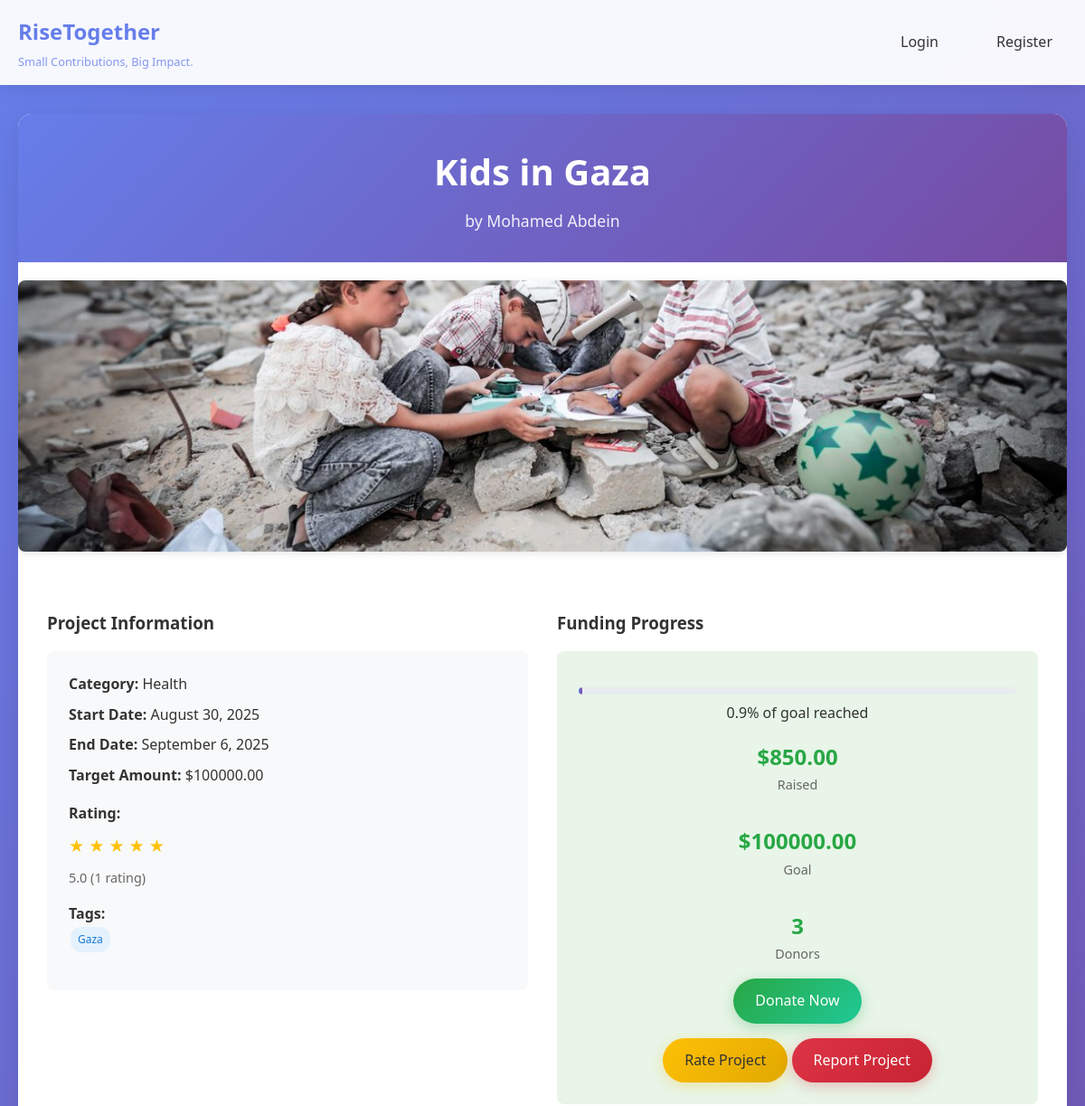
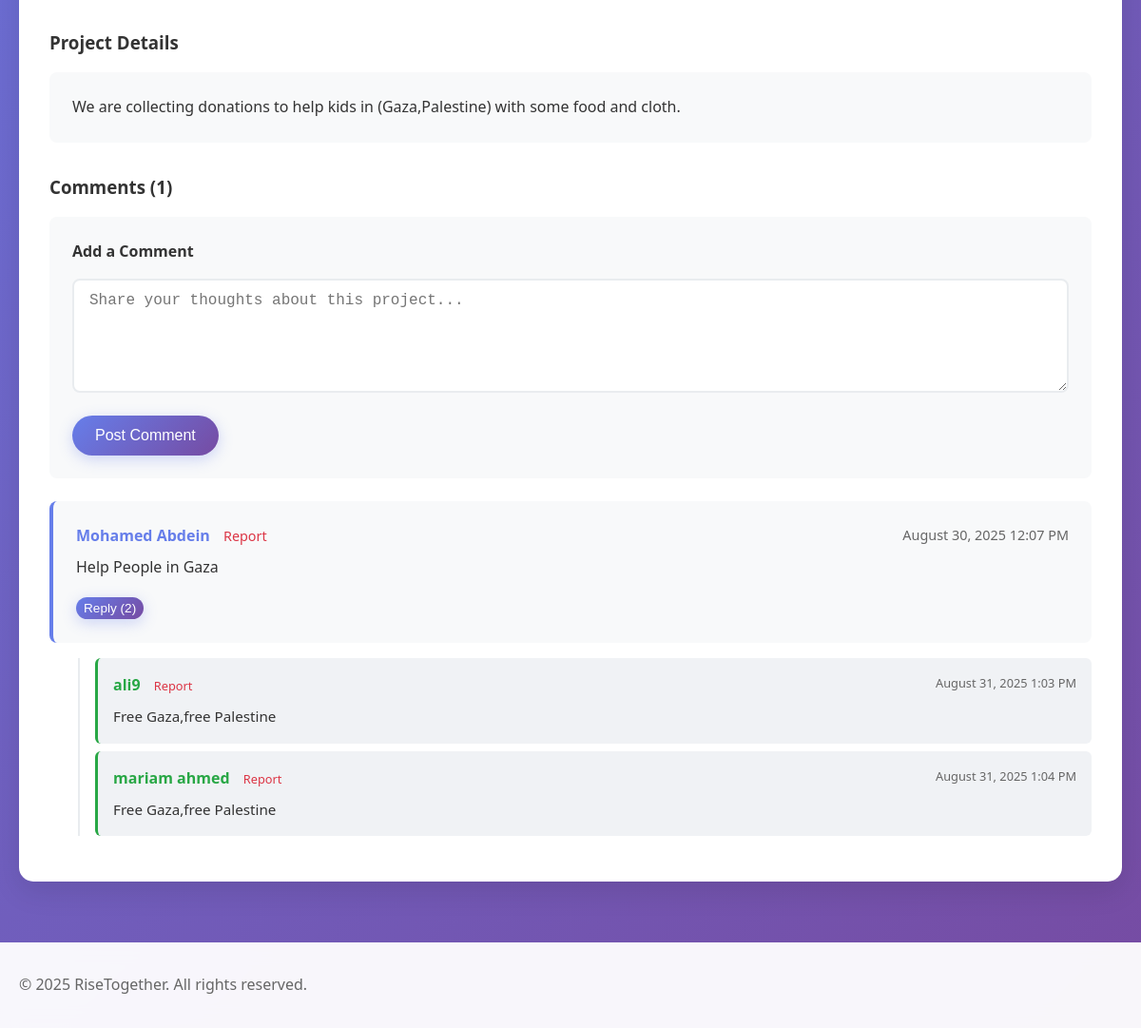
The page /projects/4/ on the database its author committed (2 pictures, top to bottom).
### projects/models.py (models this page shows, shortened)
class Project(models.Model):
    owner = models.ForeignKey(settings.AUTH_USER_MODEL, on_delete=models.CASCADE)
    title = models.CharField(max_length=200)
    details = models.TextField()
    category = models.ForeignKey(Category, on_delete=models.SET_NULL, null=True)
    total_target = models.DecimalField(max_digits=10, decimal_places=2)
    tags = models.CharField(max_length=200, blank=True)
    start_time = models.DateTimeField()
    end_time = models.DateTimeField()
    image = models.ImageField(upload_to='project_images/', blank=True, null=True)
    STATUS_CHOICES = [
        ('active', 'Active'),
        ('cancelled', 'Cancelled'),
        ('completed', 'Completed'),
    ]
    status = models.CharField(max_length=20, choices=STATUS_CHOICES, default='active')
    featured = models.BooleanField(default=False, help_text="Mark this project as featured to display it on the home page")
    def get_average_rating(self):
        ratings = self.projectrating_set.all()
        if ratings.exists():
            return sum(rating.rating for rating in ratings) / ratings.count()
        return 0
    def get_rating_count(self):
        return self.projectrating_set.count()
    def get_donation_percentage(self):
        total_donations = sum(donation.amount for donation in self.donation_set.all())
        if self.total_target > 0:
            return (total_donations / self.total_target) * 100
        return 0
    def is_cancelled(self):
        return self.status == 'cancelled'
    def get_similar_projects(self, limit=4):
        current_tags = [tag.strip().lower() for tag in self.tags.split() if tag.strip()]
        if not current_tags:
            return Project.objects.none()
        similar_projects = []
        for tag in current_tags:
            tag_projects = Project.objects.filter(
                tags__icontains=tag,
                status='active'
            ).exclude(id=self.id)
            for project in tag_projects:
                if project not in similar_projects:
                    similar_projects.append(project)
                    if len(similar_projects) >= limit:
                        break
            if len(similar_projects) >= limit:
                break
        if len(similar_projects) < limit and self.category:
            category_projects = Project.objects.filter(
                category=self.category,
                status='active'
            ).exclude(id=self.id).exclude(id__in=[p.id for p in similar_projects])
            for project in category_projects:
                if project not in similar_projects:
                    similar_projects.append(project)
                    if len(similar_projects) >= limit:
                        break
        return similar_projects[:limit]

class Category(models.Model):
    name = models.CharField(max_length=100)

class Comment(models.Model):
    project = models.ForeignKey(Project, on_delete=models.CASCADE)
    user = models.ForeignKey(settings.AUTH_USER_MODEL, on_delete=models.CASCADE)
    content = models.TextField()
    parent = models.ForeignKey('self', null=True, blank=True, on_delete=models.CASCADE)
    timestamp = models.DateTimeField(auto_now_add=True)
    def get_replies(self):
        return Comment.objects.filter(parent=self).order_by('timestamp')
    def get_reply_count(self):
        return self.get_replies().count()

### accounts/models.py (models this page shows)
class CustomUser(AbstractUser):
    phone_number = models.CharField(max_length=15, unique=True, null=True, blank=True)
    birthdate = models.DateField(null=True, blank=True)
    gender = models.CharField(max_length=10, choices=[('Male', 'Male'), ('Female', 'Female')])
    country = models.CharField(max_length=50)
    profile_picture = models.ImageField(upload_to='profile_pics/', blank=True, null=True)
    bio = models.TextField(blank=True,null=True)
    is_active = models.BooleanField(default=False)  # Users must activate their account via email

### projects/views.py (the view)
# urls.py: path('<int:project_id>/', views.project_detail_view, name='project_detail'),
def project_detail_view(request, project_id):
    try:
        project = Project.objects.get(id=project_id)
        donations = project.donation_set.all()
        total_donations = sum(donation.amount for donation in donations)
        progress_percentage = (total_donations / project.total_target) * 100 if project.total_target > 0 else 0
        comments = project.comment_set.filter(parent__isnull=True).order_by('-timestamp')
        project_images = project.projectimage_set.all()
        average_rating = project.get_average_rating()
        rating_count = project.get_rating_count()
        user_rating = None
        if request.user.is_authenticated:
            user_rating = project.get_user_rating(request.user)
        similar_projects = project.get_similar_projects(limit=4)
        context = {
            'project': project,
            'total_donations': total_donations,
            'progress_percentage': min(progress_percentage, 100),
            'comments': comments,
            'donation_count': donations.count(),
            'average_rating': average_rating,
            'rating_count': rating_count,
            'user_rating': user_rating,
            'donation_percentage': project.get_donation_percentage(),
            'project_images': project_images,
            'similar_projects': similar_projects,
        }
        return render(request, 'project_detail.html', context)
    except Project.DoesNotExist:
        return redirect('all_projects')

### templates/project_detail.html (shortened to what this page needs)
{% extends 'base.html' %}
{% block content %}
<div class="card">
    <div class="card-header">
        <h1>{{ project.title }}</h1>
        <p>by {{ project.owner.first_name }} {{ project.owner.last_name }}</p>
    </div>
    {% if project_images or project.image %}
    <div class="project-gallery">
        {% if project_images %}
            <div class="gallery-container">
                {% for project_image in project_images %}
                <div class="gallery-item {% if project_image.is_primary %}primary{% endif %}">
                    <img src="{{ project_image.image.url }}" alt="{{ project_image.caption|default:project.title }}" class="project-image">
                    {% if project_image.caption %}
                        <div class="image-caption">{{ project_image.caption }}</div>
                    {% endif %}
                </div>
                {% endfor %}
            </div>
        {% elif project.image %}
            <div class="gallery-container">
                <div class="gallery-item primary">
                    <img src="{{ project.image.url }}" alt="{{ project.title }}" class="project-image">
                </div>
            </div>
        {% endif %}
    </div>
    {% endif %}
    <div class="card-content">
        <div class="grid grid-2">
            <div>
                <h3 class="mb-2">Project Information</h3>
                <div class="p-3" style="background-color: #f8f9fa; border-radius: 8px;">
                    <p class="mb-1"><strong>Category:</strong> {{ project.category.name|default:"No category" }}</p>
                    <p class="mb-1"><strong>Start Date:</strong> {{ project.start_time|date:"F j, Y" }}</p>
                    <p class="mb-1"><strong>End Date:</strong> {{ project.end_time|date:"F j, Y" }}</p>
                    <p class="mb-2"><strong>Target Amount:</strong> ${{ project.total_target }}</p>
                    <div class="mb-2">
                        <p class="mb-1"><strong>Rating:</strong></p>
                        {% if average_rating > 0 %}
                            <div class="rating mb-1">
                                {% for i in "12345" %}
                                    {% if forloop.counter <= average_rating %}
                                        ★
                                    {% else %}
                                        ☆
                                    {% endif %}
                                {% endfor %}
                            </div>
                            <p style="color: #666; font-size: 0.9em;">
                                {{ average_rating|floatformat:1 }} ({{ rating_count }} rating{{ rating_count|pluralize }})
                            </p>
                        {% else %}
                            <p style="color: #999;">No ratings yet</p>
                        {% endif %}
                    </div>
                    {% if project.tags %}
                    <div class="mb-2">
                        <strong>Tags:</strong><br>
                        {% for tag in project.tags.split|slice:":5" %}
                            <span class="badge badge-info">{{ tag }}</span>
                        {% endfor %}
                    </div>
                    {% endif %}
                </div>
            </div>
            <div>
                <h3 class="mb-2">Funding Progress</h3>
                <div class="p-3" style="background-color: #e8f5e8; border-radius: 8px; text-align: center;">
                    <div class="progress">
                        <div class="progress-bar" style="width: {{ progress_percentage }}%"></div>
                    </div>
                    <p class="mb-2">{{ progress_percentage|floatformat:1 }}% of goal reached</p>
                    <div class="grid grid-3">
                        <div>
                            <div style="font-size: 1.5em; font-weight: bold; color: #28a745;">${{ total_donations|floatformat:2 }}</div>
                            <div style="color: #666; font-size: 0.9em;">Raised</div>
                        </div>
                        <div>
                            <div style="font-size: 1.5em; font-weight: bold; color: #28a745;">${{ project.total_target|floatformat:2 }}</div>
                            <div style="color: #666; font-size: 0.9em;">Goal</div>
                        </div>
                        <div>
                            <div style="font-size: 1.5em; font-weight: bold; color: #28a745;">{{ donation_count }}</div>
                            <div style="color: #666; font-size: 0.9em;">Donors</div>
                        </div>
                    </div>
                    {% if project.is_cancelled %}
                        <div class="alert alert-danger mt-2">
                            <strong>⚠️ This project has been cancelled</strong><br>
                            <small>No longer accepting donations</small>
                        </div>
                    {% else %}
                        <a href="{% url 'donate' project.id %}" class="btn btn-success mt-2">Donate Now</a>
                    {% endif %}
                    <div class="mt-2">
                        <a href="{% url 'rate_project' project.id %}" class="btn btn-warning">Rate Project</a>
                        <a href="{% url 'report_project' project.id %}" class="btn btn-danger">Report Project</a>
                    </div>
                </div>
            </div>
        </div>
        <div class="mt-4">
            <h3 class="mb-2">Project Details</h3>
            <div class="p-3" style="background-color: #f8f9fa; border-radius: 8px;">
                {{ project.details|linebreaks }}
            </div>
        </div>
        <div class="mt-4">
            <h3 class="mb-2">Comments ({{ comments.count }})</h3>
            {% if project.is_cancelled %}
                <div class="alert alert-danger">
                    <h4>Comments Disabled</h4>
                    <p>This project has been cancelled. Comments are no longer allowed.</p>
                </div>
            {% else %}
                <div class="p-3 mb-3" style="background-color: #f8f9fa; border-radius: 8px;">
                    <h4 class="mb-2">Add a Comment</h4>
                    <form method="post" action="{% url 'add_comment' project.id %}">
                        <textarea name="content" placeholder="Share your thoughts about this project..."
                                  class="form-control" required></textarea>
                        <button type="submit" class="btn mt-2">Post Comment</button>
                    </form>
                </div>
            {% endif %}
            {% if comments %}
                {% for comment in comments %}
                <div class="comment-container">
                    <div class="p-3 mb-2" style="background-color: #f8f9fa; border-radius: 8px; border-left: 4px solid #667eea;">
                        <div class="mb-1">
                            <span style="font-weight: bold; color: #667eea;">
                                {% if comment.user.first_name and comment.user.last_name %}
                                    {{ comment.user.first_name }} {{ comment.user.last_name }}
                                {% elif comment.user.first_name %}
                                    {{ comment.user.first_name }}
                                {% elif comment.user.last_name %}
                                    {{ comment.user.last_name }}
                                {% else %}
                                    {{ comment.user.username }}
                                {% endif %}
                            </span>
                            <span style="color: #666; font-size: 0.9em; float: right;">{{ comment.timestamp|date:"F j, Y g:i A" }}</span>
                            <a href="{% url 'report_comment' comment.id %}" style="color: #dc3545; text-decoration: none; font-size: 0.9em; margin-left: 10px;">Report</a>
                        </div>
                        <p>{{ comment.content }}</p>
                        <div class="mt-2">
                            <button class="btn btn-sm btn-outline-primary reply-btn" data-comment-id="{{ comment.id }}">
                                 Reply
                                {% if comment.get_reply_count > 0 %}
                                    ({{ comment.get_reply_count }})
                                {% endif %}
                            </button>
                        </div>
                    </div>
                    {% if comment.get_replies %}
                        <div class="replies-container" style="margin-left: 30px;">
                            {% for reply in comment.get_replies %}
                            <div class="p-2 mb-1" style="background-color: #f0f2f5; border-radius: 6px; border-left: 3px solid #28a745;">
                                <div class="mb-1">
                                    <span style="font-weight: bold; color: #28a745;">
                                        {% if reply.user.first_name and reply.user.last_name %}
                                            {{ reply.user.first_name }} {{ reply.user.last_name }}
                                        {% elif reply.user.first_name %}
                                            {{ reply.user.first_name }}
                                        {% elif reply.user.last_name %}
                                            {{ reply.user.last_name }}
                                        {% else %}
                                            {{ reply.user.username }}
                                        {% endif %}
                                    </span>
                                    <span style="color: #666; font-size: 0.8em; float: right;">{{ reply.timestamp|date:"F j, Y g:i A" }}</span>
                                    <a href="{% url 'report_comment' reply.id %}" style="color: #dc3545; text-decoration: none; font-size: 0.8em; margin-left: 10px;">Report</a>
                                </div>
                                <p style="margin: 0; font-size: 0.95em;">{{ reply.content }}</p>
                            </div>
                            {% endfor %}
                        </div>
                    {% endif %}
                </div>
                {% endfor %}
            {% else %}
                <div class="text-center p-3" style="background-color: #f8f9fa; border-radius: 8px;">
                    <p>No comments yet. Be the first to comment!</p>
                </div>
            {% endif %}
        </div>
    </div>
</div>
{% endblock %}

### rows shown on the page
Project: title "Kids in Gaza", owner.first_name "Mohamed", owner.last_name "Abdein", image (picture), category.name "Health", start_time "August 30, 2025", end_time "September 6, 2025", total_target "100000.00", split "Gaza", details "We are collecting donations to help kids in (Gaza,Palestine) with some food and cloth."
Comment: user.first_name "Mohamed", user.last_name "Abdein", timestamp "August 30, 2025 12:07 PM", content "Help People in Gaza", get_reply_count "2"
Comment: user.username "ali9", timestamp "August 31, 2025 1:03 PM", content "Free Gaza,free Palestine"
Comment: user.first_name "mariam", user.last_name "ahmed", timestamp "August 31, 2025 1:04 PM", content "Free Gaza,free Palestine"

### other values the page prints
{{ average_rating|floatformat:1 }} "5.0"
{{ rating_count }} "1"
{{ progress_percentage|floatformat:1 }} "0.9"
{{ total_donations|floatformat:2 }} "850.00"
{{ donation_count }} "3"
{{ comments.count }} "1"
